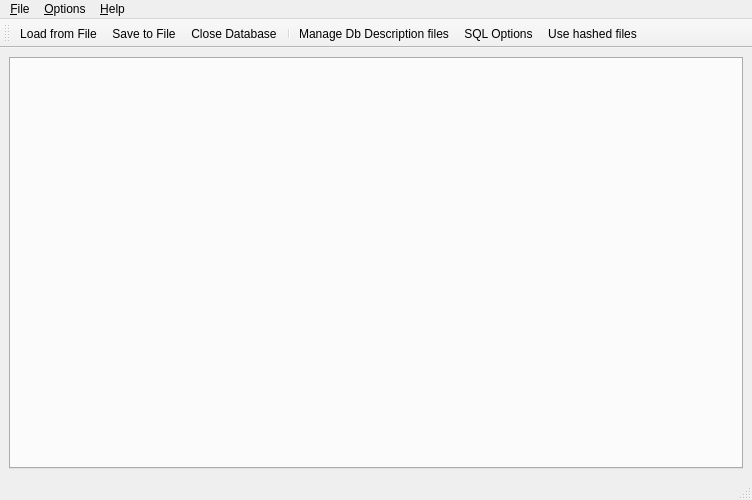
<?xml version="1.0" encoding="UTF-8"?>
<ui version="4.0">
 <class>MainWindow</class>
 <widget class="QMainWindow" name="MainWindow">
  <property name="geometry">
   <rect>
    <x>0</x>
    <y>0</y>
    <width>752</width>
    <height>500</height>
   </rect>
  </property>
  <property name="windowTitle">
   <string>RappelzRDBTool by Glandu2</string>
  </property>
  <widget class="QWidget" name="centralwidget">
   <layout class="QGridLayout" name="gridLayout">
    <item row="0" column="0" colspan="2">
     <widget class="QTabWidget" name="databaseTab">
      <property name="currentIndex">
       <number>-1</number>
      </property>
      <property name="elideMode">
       <enum>Qt::ElideLeft</enum>
      </property>
     </widget>
    </item>
   </layout>
  </widget>
  <widget class="QMenuBar" name="menubar">
   <property name="geometry">
    <rect>
     <x>0</x>
     <y>0</y>
     <width>752</width>
     <height>21</height>
    </rect>
   </property>
   <widget class="QMenu" name="menuFile">
    <property name="title">
     <string>&amp;File</string>
    </property>
    <widget class="QMenu" name="menuLoad_from_file">
     <property name="title">
      <string>Load from file</string>
     </property>
     <addaction name="actionLoadFromFile"/>
     <addaction name="actionLoad_from_RDB"/>
     <addaction name="actionLoad_from_CSV"/>
    </widget>
    <widget class="QMenu" name="menuSave_to_file">
     <property name="title">
      <string>Save to file</string>
     </property>
     <addaction name="actionSaveToFile"/>
     <addaction name="actionSave_to_RDB"/>
     <addaction name="actionSave_to_CSV"/>
     <addaction name="actionSave_to_SQL_file"/>
    </widget>
    <addaction name="actionNew_Tab"/>
    <addaction name="actionClose_Tab"/>
    <addaction name="separator"/>
    <addaction name="actionLoad_DB_Structure_DLL"/>
    <addaction name="actionManage_Db_Description_files"/>
    <addaction name="separator"/>
    <addaction name="menuLoad_from_file"/>
    <addaction name="menuSave_to_file"/>
    <addaction name="separator"/>
    <addaction name="actionLoad_from_SQLDatabase"/>
    <addaction name="actionSave_to_SQLDatabase"/>
    <addaction name="separator"/>
    <addaction name="actionClose_Database"/>
    <addaction name="actionQuit"/>
   </widget>
   <widget class="QMenu" name="menuHelp">
    <property name="title">
     <string>&amp;Help</string>
    </property>
    <addaction name="actionAbout"/>
    <addaction name="actionAbout_Qt"/>
   </widget>
   <widget class="QMenu" name="menuOptions">
    <property name="title">
     <string>&amp;Options</string>
    </property>
    <addaction name="actionSQL_Options"/>
    <addaction name="actionUse_hashed_files"/>
    <addaction name="actionShow_Hide_Hash_Converter"/>
   </widget>
   <addaction name="menuFile"/>
   <addaction name="menuOptions"/>
   <addaction name="menuHelp"/>
  </widget>
  <widget class="QStatusBar" name="statusBar"/>
  <widget class="QToolBar" name="toolBar">
   <property name="windowTitle">
    <string notr="true">toolBar</string>
   </property>
   <attribute name="toolBarArea">
    <enum>TopToolBarArea</enum>
   </attribute>
   <attribute name="toolBarBreak">
    <bool>false</bool>
   </attribute>
   <addaction name="actionLoadFromFile"/>
   <addaction name="actionSaveToFile"/>
   <addaction name="actionClose_Database"/>
   <addaction name="separator"/>
   <addaction name="actionManage_Db_Description_files"/>
   <addaction name="actionSQL_Options"/>
   <addaction name="actionUse_hashed_files"/>
  </widget>
  <action name="actionLoad_from_RDB">
   <property name="text">
    <string>Load from RDB</string>
   </property>
   <property name="statusTip">
    <string>Load a RDB file</string>
   </property>
  </action>
  <action name="actionLoad_from_CSV">
   <property name="text">
    <string>Load from CSV</string>
   </property>
   <property name="statusTip">
    <string>Load a CSV file</string>
   </property>
  </action>
  <action name="actionLoad_from_SQLDatabase">
   <property name="text">
    <string>Load from SQL database</string>
   </property>
   <property name="toolTip">
    <string>Load from SQL database</string>
   </property>
   <property name="statusTip">
    <string>Load a database from a SQL table</string>
   </property>
  </action>
  <action name="actionSave_to_RDB">
   <property name="text">
    <string>Save to RDB</string>
   </property>
   <property name="statusTip">
    <string>Save current database to a RDB file</string>
   </property>
  </action>
  <action name="actionSave_to_CSV">
   <property name="text">
    <string>Save to CSV</string>
   </property>
   <property name="statusTip">
    <string>Save the current database to a CSV file (using tab as column separator)</string>
   </property>
  </action>
  <action name="actionSave_to_SQLDatabase">
   <property name="text">
    <string>Save to SQL database</string>
   </property>
   <property name="toolTip">
    <string>Save to SQL database</string>
   </property>
   <property name="statusTip">
    <string>Save the current database to a SQL table</string>
   </property>
  </action>
  <action name="actionQuit">
   <property name="text">
    <string>Quit</string>
   </property>
   <property name="statusTip">
    <string>Quit the application</string>
   </property>
  </action>
  <action name="actionSQL_Options">
   <property name="text">
    <string>SQL Options</string>
   </property>
   <property name="statusTip">
    <string>Open the SQL option dialog box</string>
   </property>
  </action>
  <action name="actionAbout">
   <property name="text">
    <string>About</string>
   </property>
   <property name="statusTip">
    <string>About this application</string>
   </property>
  </action>
  <action name="actionClose_Database">
   <property name="text">
    <string>Close Database</string>
   </property>
   <property name="statusTip">
    <string>Close the current database</string>
   </property>
  </action>
  <action name="actionLoadFromFile">
   <property name="text">
    <string>Load from File</string>
   </property>
   <property name="statusTip">
    <string>Load a file, the format is guested using the type combobox or file's extension</string>
   </property>
  </action>
  <action name="actionSaveToFile">
   <property name="text">
    <string>Save to File</string>
   </property>
   <property name="statusTip">
    <string>Save the current database to a file, the format is guested from the type combobox or the file's extension</string>
   </property>
  </action>
  <action name="actionAbout_Qt">
   <property name="text">
    <string>About Qt</string>
   </property>
   <property name="statusTip">
    <string>About Qt which is used by this application</string>
   </property>
  </action>
  <action name="actionNew_Tab">
   <property name="text">
    <string>New Tab</string>
   </property>
   <property name="statusTip">
    <string>Add a new tab</string>
   </property>
  </action>
  <action name="actionClose_Tab">
   <property name="text">
    <string>Close Tab</string>
   </property>
   <property name="statusTip">
    <string>Close the current tab</string>
   </property>
  </action>
  <action name="actionManage_Db_Description_files">
   <property name="text">
    <string>Manage Db Description files</string>
   </property>
   <property name="statusTip">
    <string>Manage database description files (add / remove them)</string>
   </property>
  </action>
  <action name="actionLoad_DB_Structure_DLL">
   <property name="text">
    <string>Load DB Structure DLL</string>
   </property>
   <property name="statusTip">
    <string>Load database description file(s)</string>
   </property>
  </action>
  <action name="actionUse_hashed_files">
   <property name="checkable">
    <bool>true</bool>
   </property>
   <property name="text">
    <string>Use hashed files</string>
   </property>
   <property name="toolTip">
    <string>Use the hashed name when opening / saving RDB file as the default file name</string>
   </property>
  </action>
  <action name="actionShow_Hide_Hash_Converter">
   <property name="text">
    <string>Show/Hide Hash Converter</string>
   </property>
  </action>
  <action name="actionSave_to_SQL_file">
   <property name="text">
    <string>Save to SQL file</string>
   </property>
   <property name="toolTip">
    <string>Save to SQL script file</string>
   </property>
  </action>
 </widget>
 <resources/>
 <connections/>
</ui>
